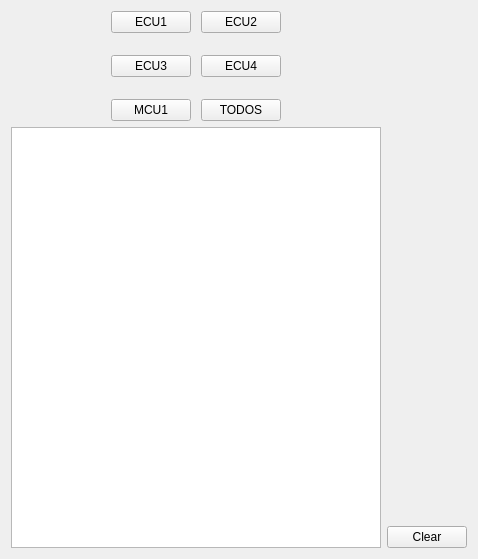
              <widget class="QWidget" name="initTest">
               <layout class="QGridLayout" name="gridLayout_6">
                <item row="1" column="0" rowspan="2">
                 <widget class="QTextBrowser" name="console_4">
                  <property name="minimumSize">
                   <size>
                    <width>0</width>
                    <height>421</height>
                   </size>
                  </property>
                 </widget>
                </item>
                <item row="2" column="1">
                 <widget class="QPushButton" name="clearButton_4">
                  <property name="sizePolicy">
                   <sizepolicy hsizetype="Fixed" vsizetype="Fixed">
                    <horstretch>0</horstretch>
                    <verstretch>0</verstretch>
                   </sizepolicy>
                  </property>
                  <property name="text">
                   <string>Clear</string>
                  </property>
                 </widget>
                </item>
                <item row="0" column="0">
                 <layout class="QHBoxLayout" name="horizontalInitOpt">
                  <property name="spacing">
                   <number>10</number>
                  </property>
                  <property name="leftMargin">
                   <number>100</number>
                  </property>
                  <property name="topMargin">
                   <number>0</number>
                  </property>
                  <property name="rightMargin">
                   <number>100</number>
                  </property>
                  <property name="bottomMargin">
                   <number>0</number>
                  </property>
                  <item>
                   <layout class="QVBoxLayout" name="verticalLayout_6">
                    <property name="spacing">
                     <number>22</number>
                    </property>
                    <property name="topMargin">
                     <number>0</number>
                    </property>
                    <property name="bottomMargin">
                     <number>0</number>
                    </property>
                    <item>
                     <widget class="QPushButton" name="ecu1Init">
                      <property name="text">
                       <string>ECU1</string>
                      </property>
                      <property name="checkable">
                       <bool>true</bool>
                      </property>
                      <property name="autoExclusive">
                       <bool>true</bool>
                      </property>
                     </widget>
                    </item>
                    <item>
                     <widget class="QPushButton" name="ecu3Init">
                      <property name="text">
                       <string>ECU3</string>
                      </property>
                      <property name="checkable">
                       <bool>true</bool>
                      </property>
                      <property name="autoExclusive">
                       <bool>true</bool>
                      </property>
                     </widget>
                    </item>
                    <item>
                     <widget class="QPushButton" name="mcu1Init">
                      <property name="text">
                       <string>MCU1</string>
                      </property>
                      <property name="checkable">
                       <bool>true</bool>
                      </property>
                      <property name="autoExclusive">
                       <bool>true</bool>
                      </property>
                     </widget>
                    </item>
                   </layout>
                  </item>
                  <item>
                   <layout class="QVBoxLayout" name="verticalLayout_23">
                    <property name="spacing">
                     <number>22</number>
                    </property>
                    <property name="topMargin">
                     <number>0</number>
                    </property>
                    <property name="bottomMargin">
                     <number>0</number>
                    </property>
                    <item>
                     <widget class="QPushButton" name="ecu2Init">
                      <property name="text">
                       <string>ECU2</string>
                      </property>
                      <property name="checkable">
                       <bool>true</bool>
                      </property>
                      <property name="autoExclusive">
                       <bool>true</bool>
                      </property>
                     </widget>
                    </item>
                    <item>
                     <widget class="QPushButton" name="ecu4Init">
                      <property name="text">
                       <string>ECU4</string>
                      </property>
                      <property name="checkable">
                       <bool>true</bool>
                      </property>
                      <property name="autoExclusive">
                       <bool>true</bool>
                      </property>
                     </widget>
                    </item>
                    <item>
                     <widget class="QPushButton" name="todosInit">
                      <property name="text">
                       <string>TODOS</string>
                      </property>
                      <property name="checkable">
                       <bool>true</bool>
                      </property>
                      <property name="autoExclusive">
                       <bool>true</bool>
                      </property>
                     </widget>
                    </item>
                   </layout>
                  </item>
                 </layout>
                </item>
               </layout>
              </widget>
